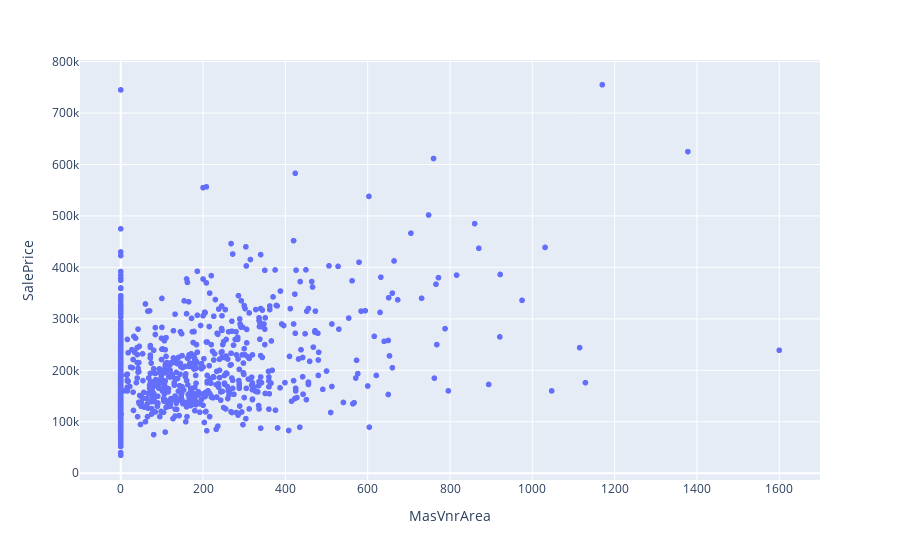

Notebook source saved alongside this figure:
### Code cell
# MasVnrArea vs SalePrice
fig=px.scatter(train_df, x='MasVnrArea' , y='SalePrice')
fig.show()

### Figure 1 — Plotly figure (JSON) as saved in the notebook; plotly's stock layout.template omitted (floating-point values rounded to 4 significant figures; data arrays with more than 128 entries replaced by an {"elided": "..."} marker saying what was removed)
{"data": [{"hovertemplate": "MasVnrArea=%{x}<br>SalePrice=%{y}<extra></extra>", "legendgroup": "", "marker": {"color": "#636efa", "symbol": "circle"}, "mode": "markers", "name": "", "showlegend": false, "type": "scattergl", "x": {"elided": "1460 int values"}, "xaxis": "x", "y": {"elided": "1460 int values"}, "yaxis": "y"}], "layout": {"legend": {"tracegroupgap": 0}, "margin": {"t": 60}, "xaxis": {"anchor": "y", "domain": [0, 1], "title": {"text": "MasVnrArea"}}, "yaxis": {"anchor": "x", "domain": [0, 1], "title": {"text": "SalePrice"}}}}
